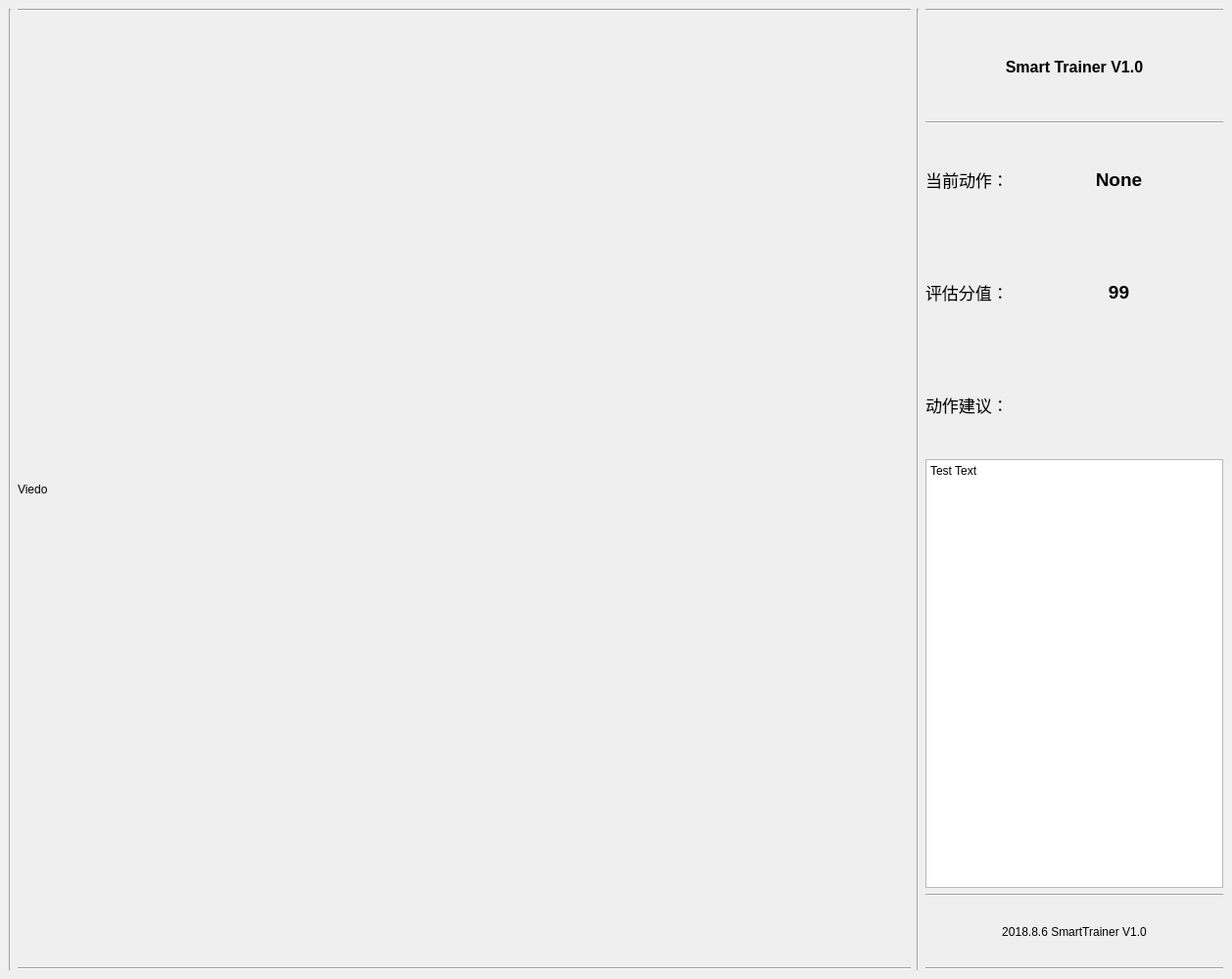
<?xml version="1.0" encoding="UTF-8"?>
<ui version="4.0">
 <class>Kinect_AppClass</class>
 <widget class="QMainWindow" name="MainWindow">
  <property name="geometry">
   <rect>
    <x>0</x>
    <y>0</y>
    <width>1258</width>
    <height>1000</height>
   </rect>
  </property>
  <property name="windowTitle">
   <string>Raindar</string>
  </property>
  <widget class="QWidget" name="centralwidget">
   <property name="sizePolicy">
    <sizepolicy hsizetype="Expanding" vsizetype="Expanding">
     <horstretch>0</horstretch>
     <verstretch>0</verstretch>
    </sizepolicy>
   </property>
   <property name="minimumSize">
    <size>
     <width>1000</width>
     <height>1000</height>
    </size>
   </property>
   <layout class="QHBoxLayout" name="horizontalLayout" stretch="0,3,0,1">
    <item>
     <widget class="Line" name="line_6">
      <property name="orientation">
       <enum>Qt::Vertical</enum>
      </property>
     </widget>
    </item>
    <item>
     <layout class="QVBoxLayout" name="verticalLayout">
      <item>
       <widget class="Line" name="line_4">
        <property name="orientation">
         <enum>Qt::Horizontal</enum>
        </property>
       </widget>
      </item>
      <item>
       <widget class="QLabel" name="label_2">
        <property name="sizePolicy">
         <sizepolicy hsizetype="Expanding" vsizetype="Expanding">
          <horstretch>0</horstretch>
          <verstretch>0</verstretch>
         </sizepolicy>
        </property>
        <property name="text">
         <string>Viedo                                                                             </string>
        </property>
       </widget>
      </item>
      <item>
       <widget class="Line" name="line_5">
        <property name="orientation">
         <enum>Qt::Horizontal</enum>
        </property>
       </widget>
      </item>
     </layout>
    </item>
    <item>
     <widget class="Line" name="line">
      <property name="orientation">
       <enum>Qt::Vertical</enum>
      </property>
     </widget>
    </item>
    <item>
     <layout class="QVBoxLayout" name="verticalLayout_3">
      <property name="sizeConstraint">
       <enum>QLayout::SetMinAndMaxSize</enum>
      </property>
      <item>
       <widget class="Line" name="line_7">
        <property name="orientation">
         <enum>Qt::Horizontal</enum>
        </property>
       </widget>
      </item>
      <item>
       <widget class="QLabel" name="label">
        <property name="minimumSize">
         <size>
          <width>0</width>
          <height>100</height>
         </size>
        </property>
        <property name="maximumSize">
         <size>
          <width>16777215</width>
          <height>100</height>
         </size>
        </property>
        <property name="font">
         <font>
          <pointsize>12</pointsize>
          <weight>75</weight>
          <bold>true</bold>
         </font>
        </property>
        <property name="text">
         <string>Smart Trainer V1.0</string>
        </property>
        <property name="alignment">
         <set>Qt::AlignCenter</set>
        </property>
       </widget>
      </item>
      <item>
       <widget class="Line" name="line_3">
        <property name="orientation">
         <enum>Qt::Horizontal</enum>
        </property>
       </widget>
      </item>
      <item>
       <layout class="QFormLayout" name="formLayout">
        <item row="0" column="0">
         <widget class="QLabel" name="label_3">
          <property name="minimumSize">
           <size>
            <width>0</width>
            <height>100</height>
           </size>
          </property>
          <property name="font">
           <font>
            <pointsize>13</pointsize>
            <italic>false</italic>
            <strikeout>false</strikeout>
           </font>
          </property>
          <property name="text">
           <string>当前动作：</string>
          </property>
          <property name="alignment">
           <set>Qt::AlignCenter</set>
          </property>
          <property name="margin">
           <number>10</number>
          </property>
         </widget>
        </item>
        <item row="0" column="1">
         <widget class="QLabel" name="label_6">
          <property name="font">
           <font>
            <pointsize>14</pointsize>
            <weight>75</weight>
            <bold>true</bold>
           </font>
          </property>
          <property name="text">
           <string>None</string>
          </property>
          <property name="alignment">
           <set>Qt::AlignCenter</set>
          </property>
         </widget>
        </item>
        <item row="2" column="0">
         <widget class="QLabel" name="label_4">
          <property name="minimumSize">
           <size>
            <width>0</width>
            <height>100</height>
           </size>
          </property>
          <property name="font">
           <font>
            <pointsize>13</pointsize>
           </font>
          </property>
          <property name="text">
           <string>评估分值：</string>
          </property>
          <property name="margin">
           <number>10</number>
          </property>
         </widget>
        </item>
        <item row="2" column="1">
         <widget class="QLabel" name="label_7">
          <property name="font">
           <font>
            <pointsize>14</pointsize>
            <weight>75</weight>
            <bold>true</bold>
           </font>
          </property>
          <property name="text">
           <string>99</string>
          </property>
          <property name="alignment">
           <set>Qt::AlignCenter</set>
          </property>
         </widget>
        </item>
        <item row="4" column="0">
         <widget class="QLabel" name="label_5">
          <property name="minimumSize">
           <size>
            <width>0</width>
            <height>100</height>
           </size>
          </property>
          <property name="font">
           <font>
            <pointsize>13</pointsize>
           </font>
          </property>
          <property name="text">
           <string>动作建议：</string>
          </property>
          <property name="margin">
           <number>10</number>
          </property>
         </widget>
        </item>
        <item row="5" column="0" colspan="2">
         <widget class="QTextBrowser" name="textBrowser">
          <property name="html">
           <string>&lt;!DOCTYPE HTML PUBLIC &quot;-//W3C//DTD HTML 4.0//EN&quot; &quot;http://www.w3.org/TR/REC-html40/strict.dtd&quot;&gt;
&lt;html&gt;&lt;head&gt;&lt;meta name=&quot;qrichtext&quot; content=&quot;1&quot; /&gt;&lt;style type=&quot;text/css&quot;&gt;
p, li { white-space: pre-wrap; }
&lt;/style&gt;&lt;/head&gt;&lt;body style=&quot; font-family:'SimSun'; font-size:9pt; font-weight:400; font-style:normal;&quot;&gt;
&lt;p style=&quot; margin-top:0px; margin-bottom:0px; margin-left:0px; margin-right:0px; -qt-block-indent:0; text-indent:0px;&quot;&gt;Test Text&lt;/p&gt;&lt;/body&gt;&lt;/html&gt;</string>
          </property>
         </widget>
        </item>
        <item row="3" column="0">
         <widget class="Line" name="line_9">
          <property name="orientation">
           <enum>Qt::Horizontal</enum>
          </property>
         </widget>
        </item>
        <item row="1" column="0">
         <widget class="Line" name="line_10">
          <property name="orientation">
           <enum>Qt::Horizontal</enum>
          </property>
         </widget>
        </item>
       </layout>
      </item>
      <item>
       <widget class="Line" name="line_2">
        <property name="orientation">
         <enum>Qt::Horizontal</enum>
        </property>
       </widget>
      </item>
      <item>
       <widget class="QLabel" name="label_8">
        <property name="minimumSize">
         <size>
          <width>0</width>
          <height>60</height>
         </size>
        </property>
        <property name="text">
         <string>2018.8.6 SmartTrainer V1.0</string>
        </property>
        <property name="alignment">
         <set>Qt::AlignCenter</set>
        </property>
       </widget>
      </item>
      <item>
       <widget class="Line" name="line_8">
        <property name="orientation">
         <enum>Qt::Horizontal</enum>
        </property>
       </widget>
      </item>
     </layout>
    </item>
   </layout>
  </widget>
 </widget>
 <resources/>
 <connections/>
</ui>
